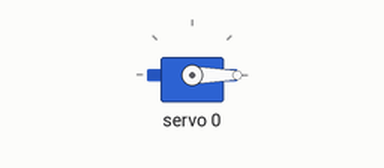
Recording of a sketch running on a simulated Arduino Uno, built with avr-gcc and run on an emulated ATmega328P. Parts: servo. What the sketch prints to the serial monitor is not drawn.

Above: at 0.05 s.
At 1.55 s:
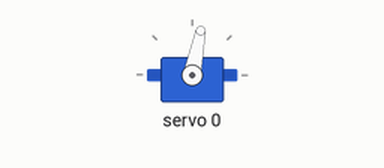
At 3.1 s:
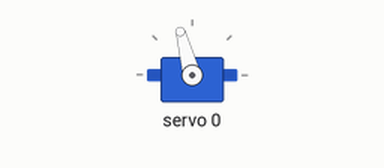
At 6.2 s:
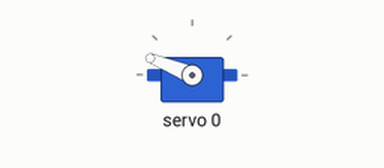
Timing chart, 0 to 8.1 s (numbered marks = the images above):
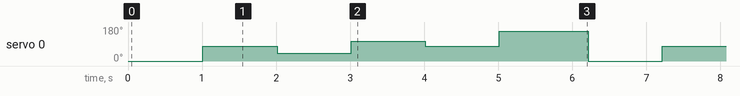

The sketch:

1D_position_array.ino
```cpp
#include <Wire.h>
#include <Adafruit_PWMServoDriver.h>
Adafruit_PWMServoDriver pwm = Adafruit_PWMServoDriver();

//Servo calibration:
#define SERVOMIN  135
#define SERVOMAX  535

int servonum = 0;
int speed = 1000;
int step_size = 1;
const int numpos = 6;
double pulselen;

double angle[]={0,90,45,120,90,180};

void setup() {
  Serial.begin(9600);
  Serial.println("8 channel Servo test!");

  pwm.begin();

  pwm.setPWMFreq(60);  // Analog servos run at ~60 Hz updates

  delay(10);
}

void loop() {

  for (int i=0; i< numpos; i++){
    pulselen = map(angle[i], 0, 180, SERVOMIN, SERVOMAX);
    pwm.setPWM(servonum, 0, pulselen);
    delay(speed);
  }
  delay(200);

}


  //servonum ++;
 // if (servonum > 7) servonum = 0;
```

Measured:
- by itself, servo 0: repeats every 6.2 s: 40° 1.0 s, 105° 1.0 s, 79° 1.0 s, 158° 1.2 s, 0° 1.0 s, 79° 1.0 s
